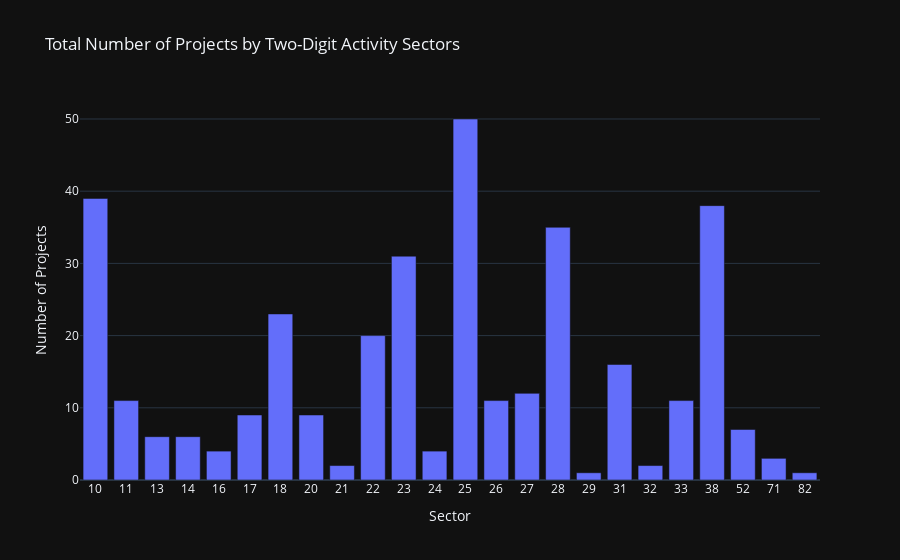

Notebook code for this chart:
### Code cell
# Create the first plot (Total Number of Projects by Sector)
fig1 = px.bar(
    totals_by_sector_df,
    x="nace_2_digits_code",
    y="projects",
    title="Total Number of Projects by Two-Digit Activity Sectors",
    labels={"nace_2_digits_code": "Sector", "projects": "Number of Projects"},
)

fig1.show()

### Figure 1 — Plotly figure (JSON) as saved in the notebook; plotly's stock layout.template omitted (floating-point values rounded to 4 significant figures)
{"data": [{"alignmentgroup": "True", "hovertemplate": "Sector=%{x}<br>Number of Projects=%{y}<extra></extra>", "legendgroup": "", "marker": {"color": "#636efa", "pattern": {"shape": ""}}, "name": "", "offsetgroup": "", "orientation": "v", "showlegend": false, "textposition": "auto", "x": ["10", "11", "13", "14", "16", "17", "18", "20", "21", "22", "23", "24", "25", "26", "27", "28", "29", "31", "32", "33", "38", "52", "71", "82"], "xaxis": "x", "y": [39, 11, 6, 6, 4, 9, 23, 9, 2, 20, 31, 4, 50, 11, 12, 35, 1, 16, 2, 11, 38, 7, 3, 1], "yaxis": "y", "type": "bar"}], "layout": {"xaxis": {"anchor": "y", "domain": [0.0, 1.0], "title": {"text": "Sector"}}, "yaxis": {"anchor": "x", "domain": [0.0, 1.0], "title": {"text": "Number of Projects"}}, "legend": {"tracegroupgap": 0}, "title": {"text": "Total Number of Projects by Two-Digit Activity Sectors"}, "barmode": "relative"}}
